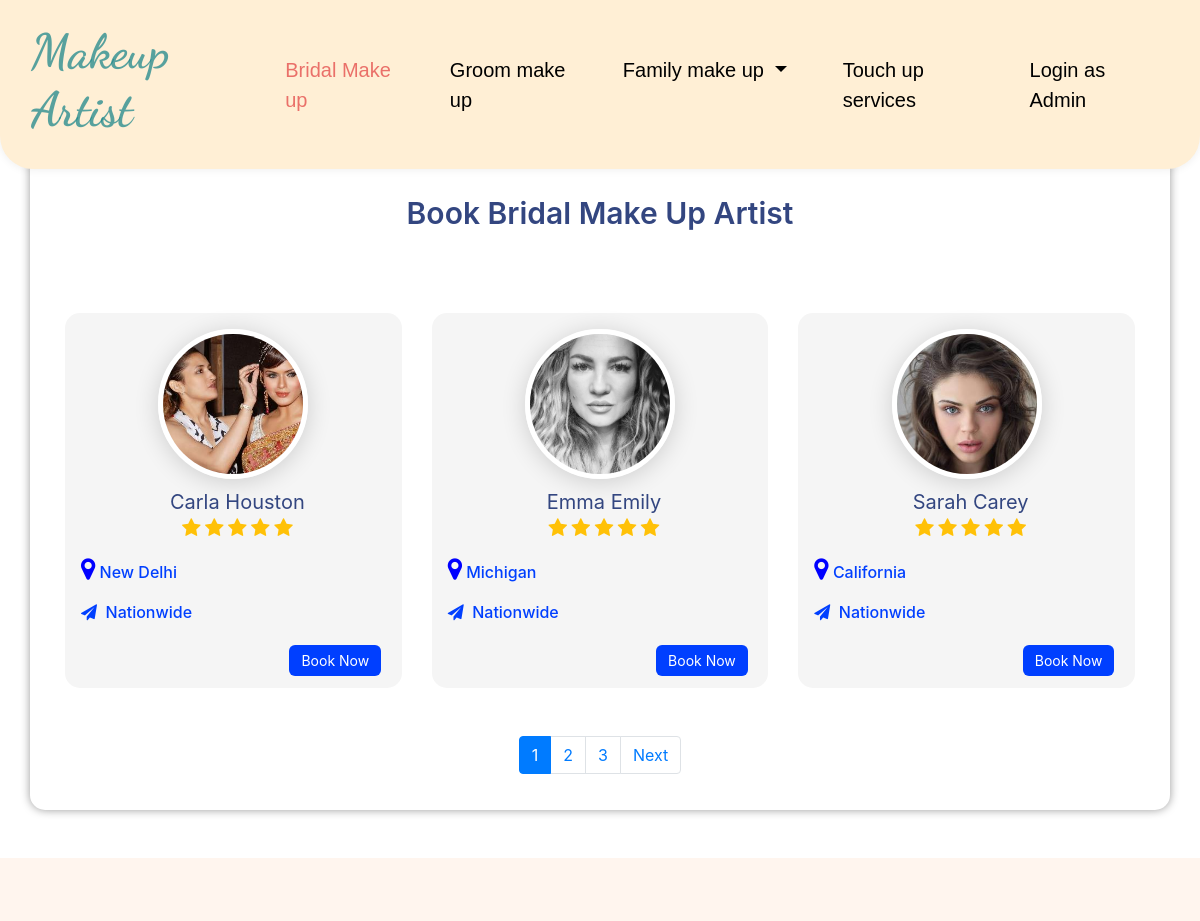
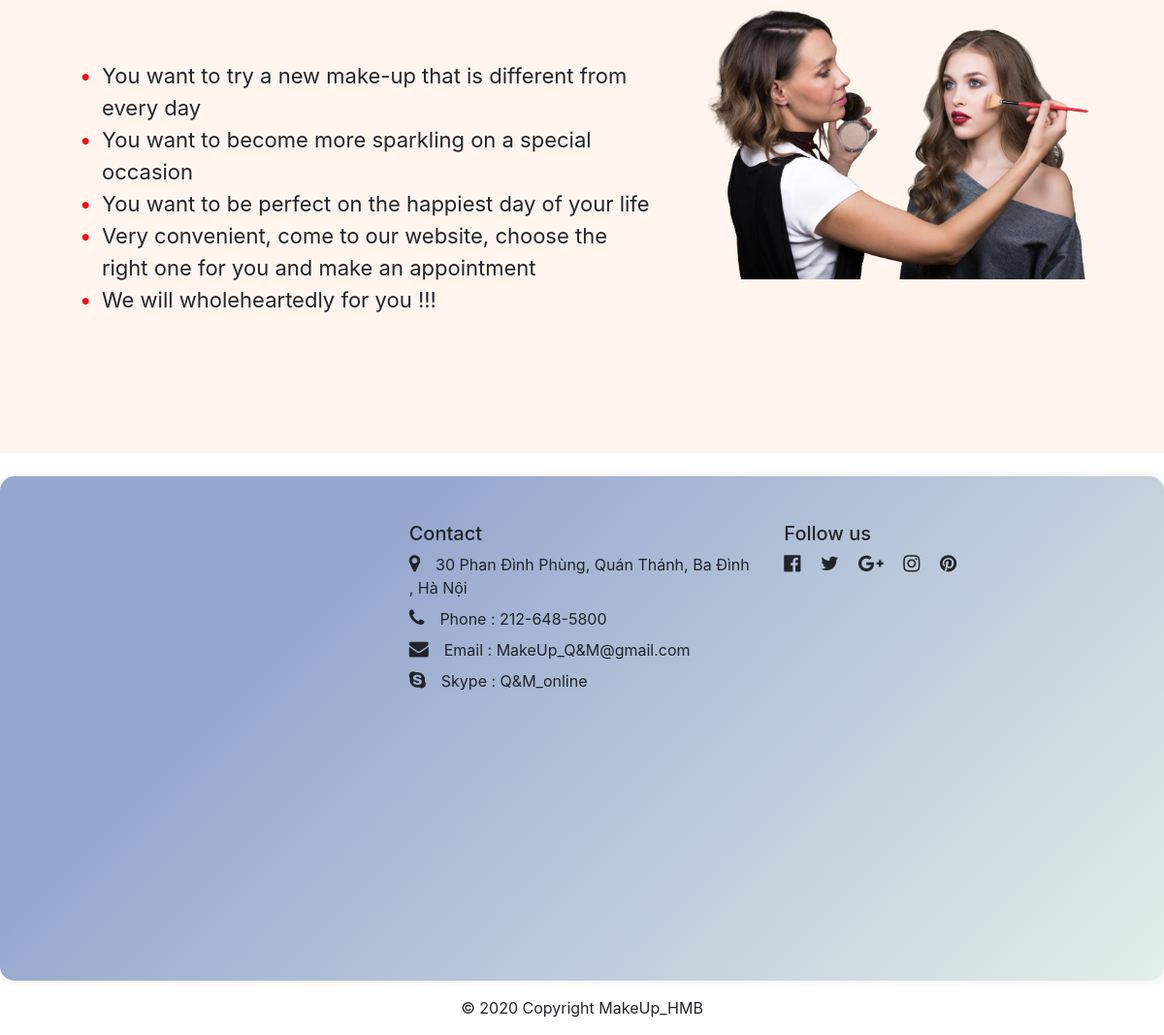
Screenshot of /Artist_service.php?ID=1&Service_Name=Bridal Make Up with the database file from the repository (2 pictures, top to bottom).
### tables this page shows
CREATE TABLE `artist_information` (
  `ID` int(11) NOT NULL,
  `Name` varchar(30) NOT NULL,
  `Address` varchar(30) NOT NULL,
  `Birthday` date NOT NULL,
  `img_path` varchar(255) NOT NULL,
  `Biography` text DEFAULT NULL,
  `Achievements` text DEFAULT NULL,
  `Certifications` text DEFAULT NULL,
  `Demo` varchar(60) NOT NULL,
  `Demo_charge` float NOT NULL
);

### lib_db.php (called while the page is built, shortened)
<?php
global $link;
function select_one($sql){
	$data = exec_select($sql);
	return $data[0];
}
function select_list($sql){
	return exec_select($sql);
}
function exec_select($sql){
	global $link;
	$ret = isset($ret) ? $ret : array();
	$res = $link->query($sql);
	$err = mysqli_error($link);
	if ($res ){
		while( $row = $res->fetch_array(MYSQLI_ASSOC) )
		{
			$ret[]= $row ;
		}
	}
	return $ret;
}

### Artist_service.php (the view, shortened to what this page needs)
<?php
   include('lib_db.php');
   $service_id = $_GET['ID'];
   $service_name=$_GET['Service_Name'];
   $sql = "select count(Artist_ID) as total FROM artist_service where Service_id =$service_id";
   $data = select_one($sql);
   $current_page = isset($_GET['page']) ? $_GET['page'] : 1;
   $limit = 3;
   $total_page = ceil($data["total"] / $limit);
   $start_record = $current_page * $limit -$limit;
   $sql = "select ID,Name,Address,img_path FROM artist_service join artist_information on artist_id =  artist_information.ID where Service_id =$service_id LIMIT $start_record, $limit";
   $datas = select_list($sql);
?>
<div id ="content" class="margin-top-150px">
  <div class='container mt-5'>
    <div class='row displayArtist'>
      <div class='col-md-12 category-right-title'><h1 class='h1-heading' >Book <?php echo $service_name; ?> Artist </h1></div>
      <?php foreach($datas as $data){?>
        <div class='col-md-4'>
          <div class='card_background p-3'>
            <div class='d-flex flex-column mb-3'>
              <img class = "mx-auto d-block rounded-circle" src= "<?php echo $data["img_path"];?>" width="150">
              <div class='d-flex flex-column ml-2'>
                <span class='mx-auto mt-2' style='color:#334680;font-size:20px;'><?php echo $data["Name"];?></span>
                <div class='mx-auto'>
                  <span><i class='fa fa-star' style='font-size:20px;color:#FFC107;' aria-hidden='true'></i></span>
                  <span><i class='fa fa-star' style='font-size:20px;color:#FFC107;' aria-hidden='true'></i></span>
                  <span><i class='fa fa-star' style='font-size:20px;color:#FFC107;' aria-hidden='true'></i></span>
                  <span><i class='fa fa-star' style='font-size:20px;color:#FFC107;' aria-hidden='true'></i></span>
                  <span><i class='fa fa-star' style='font-size:20px;color:#FFC107;' aria-hidden='true'></i></span>
                </div>
              </div>
            </div>
            <div class='d-flex justify-content-between mt-3'>
              <span style='color: #003FFF;font-weight:500;'><i class='fa fa-map-marker' style='font-size:25px;color:blue;' aria-hidden='true'></i>&nbsp;<?php echo $data['Address'];?></span>
            </div>
            <div class='d-flex justify-content-between mt-3'>
              <span style='color: #003FFF;font-weight:500;'><i class='fa fa-paper-plane' aria-hidden='true'></i>&nbsp;&nbsp;Nationwide</span>
              <span class='mt-5'><a class='book-btn' style='text-decoration:none;' href ='eProjectProfile.php?ID=<?php echo $data["ID"];?>'>Book Now</a>&nbsp;</span>
            </div>
          </div>
        </div>
      <?php } ?>
      <div class="col-md-12 mt-5">
        <ul class="pagination justify-content-center">
        <?php
        for($i=1 ; $i<=$total_page ; $i++){
        ?>
          <li class="page-item <?php if($i == $current_page) { echo"active";?> "><a class="page-link" ><?php echo $i;?></a></li>
          <?php } else{ ?>
          <li class="page-item"><a class="page-link" href="Artist_Service.php?ID=<?php echo $service_id;?>&page=<?php echo $i;?>"><?php echo $i;?></a></li>
        <?php }} ?>
        <?php
        if ($current_page < $total_page && $total_page > 1){
          echo "<li class='page-item'><a class='page-link' href='Artist_Service.php?ID=$service_id&page=".($current_page+1)."'>Next</a></li>";
        }
        ?>
        </ul>
      </div>
    </div>
  </div>
      <div class="container-fluid mt-5 p-0">
              <div class="row intro">
                  <div class="col-md-7  section3">
                    <ul class="ul-1">
                      <li class="li-1">You want to try a new make-up that is different from every day </li>
                      <li class="li-1">You want to become more sparkling on a special occasion </li>
                      <li class="li-1">You want to be perfect on the happiest day of your life </li>
                      <li class="li-1">Very convenient, come to our website, choose the right one for you and make an appointment </li>
                      <li class="li-1">We will wholeheartedly for you !!!</li>
                    </ul>
                  </div>
                  <div class="col-md-5">
                    <img  src="image/Makeup.jpg" class="img-fluid " alt="makeup">
                  </div>
              </div>
      </div>
</div>
</html>

### Makeup.css (style rules this page uses)
header { display:inline-block; text-align: left; box-shadow: 0 0 10px rgba(0,0,0,.08); padding: 15px; border-bottom-left-radius: 33px; border-bottom-right-radius: 33px; font-family: 'Montserrat',Helvetica,Arial,Lucida,sans-serif; background-color:rgb(255, 239, 213); width:100%; position:fixed; top:0px; z-index: 10000 ; }
header h4 { font-family: 'Dancing Script', cursive; font-size:3rem; color:rgba(29, 134, 138, 0.747); font-weight: bold; }
.navbar-nav > li { padding-left:20px; padding-right:20px; }
.navbar-custom .navbar-nav .nav-link { color: black; font-size: 20px; }
#content { margin-top: 90px; }
.margin-top-150px { margin-top: 150px !important; }
.card_background { background-color: #f5f5f5; border-radius: 15px; }
.col-md-4 { margin-top: 27px; }
.section3 { padding: 60px; font-size: 22px; }
.ul-1 { list-style: none; }
.ul-1 .li-1::before { content: "\2022"; color: red; font-weight: bold; display: inline-block; width: 1em; margin-left: -1em; }
.rounded-circle { box-shadow: 0 3px 25px rgba(0,0,0,0.16); border: 5px solid #fff; }
.frame { box-shadow: 0 0 10px rgba(0,0,0,.08); padding: 20px; border-radius: 15px; }
.displayArtist { box-shadow: 0 0 10px rgba(0,0,0,.40); padding: 20px; background-color: #fff; border-radius: 15px; }
.category-right-title { text-align: center; padding: 25px 0 55px; }
.intro { background-color: seashell; padding :65px; }
.category-right-title h1 { color: #334680; font-size: 30px; font-weight: 600; margin: 0; position: relative; }
.book-btn { background-color: #003fff; color: #fff; font-size: 14px; padding: 7px 12px; border-radius: 6px; }
.footer_background { background-color: #e3efe8; background-image: linear-gradient(315deg, #e3efe8 0%, #96a7cf 74%); }

### rows the page displays
artist_information: img_path (picture), Name "Carla Houston", Address "New Delhi"
artist_information: img_path (picture), Name "Emma Emily", Address "Michigan"
artist_information: img_path (picture), Name "Sarah Carey", Address "California"

### other values shown
$service_name "Bridal Make Up"
